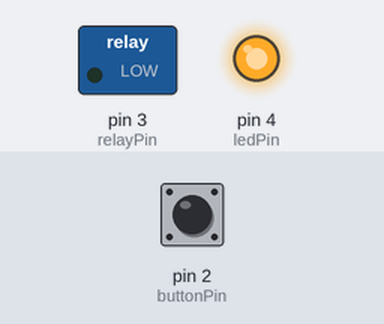
The sketch below on a simulated Arduino Uno, built with avr-gcc and run on an emulated ATmega328P. Parts: switched loads named in the sketch (green lamp = pin HIGH), output pins drawn as LEDs (lit = HIGH). Inputs (shaded band) come from the test bench; at power-on: pin 2 (buttonPin) HIGH.

Above: at 1.2 s.
1.3 s: pin 2 (buttonPin) pulled LOW for 0.15 s
At 2.0 s:
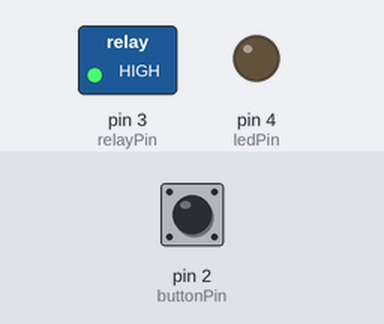
At 7.7 s:
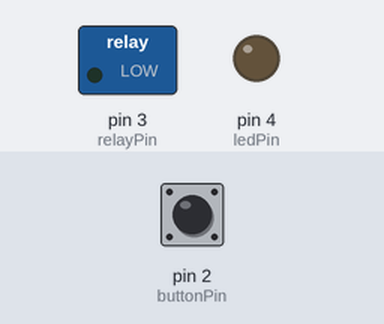
Timing chart, 0 to 28.8 s (numbered marks = the images above; inputs shaded):
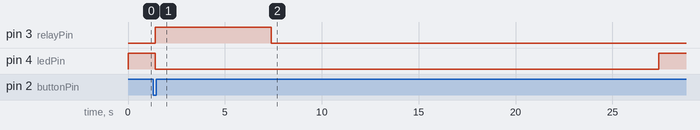

Measured:
- after the input at 1.3 s, pin 3 (relayPin): LOW → HIGH after 0.10 s, → LOW 6.0 s later; pin 4 (ledPin): HIGH → LOW after 0.10 s, → HIGH 26.0 s later

The sketch:

arduino.v2.ino
```cpp
// Define hardware pins
const int buttonPin = 2;  // Button input pin (with built-in pull-up, so unpressed is HIGH)
const int relayPin  = 3;  // Relay control output pin
const int ledPin    = 4;  // LED indicator pin

// Timing constants (in milliseconds)
const unsigned long kRelayActiveTime = 6000;  // Relay active time (6 seconds)
const unsigned long kCooldownTime    = 20000; // Cooldown time (20 seconds)
const unsigned long kLongPressTime   = 100;   // Required button press duration (100 ms)

// Define system states
enum SystemState {
  WAITING_FOR_PRESS,
  RELAY_ACTIVE,
  COOLDOWN
};
SystemState state = WAITING_FOR_PRESS;
// Variables for timing
unsigned long stateStartTime = 0;
// Variable for detecting a long, debounced press:
unsigned long buttonPressStartTime = 0;

void setup() {
  // Configure pins
  pinMode(buttonPin, INPUT_PULLUP);
  pinMode(relayPin, OUTPUT);
  pinMode(ledPin, OUTPUT);

  // Initial state: waiting, relay off, LED on (active)
  digitalWrite(relayPin, LOW);
  digitalWrite(ledPin, HIGH);
}

void loop() {
  // Get the current time for non-blocking timing
  unsigned long currentMillis = millis();

  // Read button state (LOW means pressed with pull-up configuration)
  bool buttonPressed = (digitalRead(buttonPin) == LOW);

  switch (state) {
    case WAITING_FOR_PRESS:
      // Indicate system is ready (LED on), relay off.
      digitalWrite(ledPin, HIGH);
      digitalWrite(relayPin, LOW);

      // Debounce + Long press: only trigger if the button has been pressed continuously for at least 100ms.
      if (buttonPressed) {
        // If this is the first detection of the press, record the time.
        if (buttonPressStartTime == 0) {
          buttonPressStartTime = currentMillis;
        }
        // If the button has been held long enough, trigger relay activation.
        else if (currentMillis - buttonPressStartTime >= kLongPressTime) {
          state = RELAY_ACTIVE;
          stateStartTime = currentMillis;  // record when relay was activated
          digitalWrite(ledPin, LOW);         // turn LED off to indicate "active"
          digitalWrite(relayPin, HIGH);      // activate relay

          // Reset the press timing variable for subsequent presses.
          buttonPressStartTime = 0;
        }
      }
      else {
        // Button not pressed: reset press timer (handles bounce and noise)
        buttonPressStartTime = 0;
      }
      break;

    case RELAY_ACTIVE:
      // Stay in this state until the relay active duration expires.
      if (currentMillis - stateStartTime >= kRelayActiveTime) {
        // Turn off the relay
        digitalWrite(relayPin, LOW);
        // Transition to cooldown state
        state = COOLDOWN;
        stateStartTime = currentMillis;  // record when cooldown started
      }
      break;

    case COOLDOWN:
      // Keep LED off and ignore the button during cooldown.
      digitalWrite(ledPin, LOW);

      // Once the cooldown period is complete, return to waiting state.
      if (currentMillis - stateStartTime >= kCooldownTime) {
        state = WAITING_FOR_PRESS;
      }
      break;
  }
}
```
